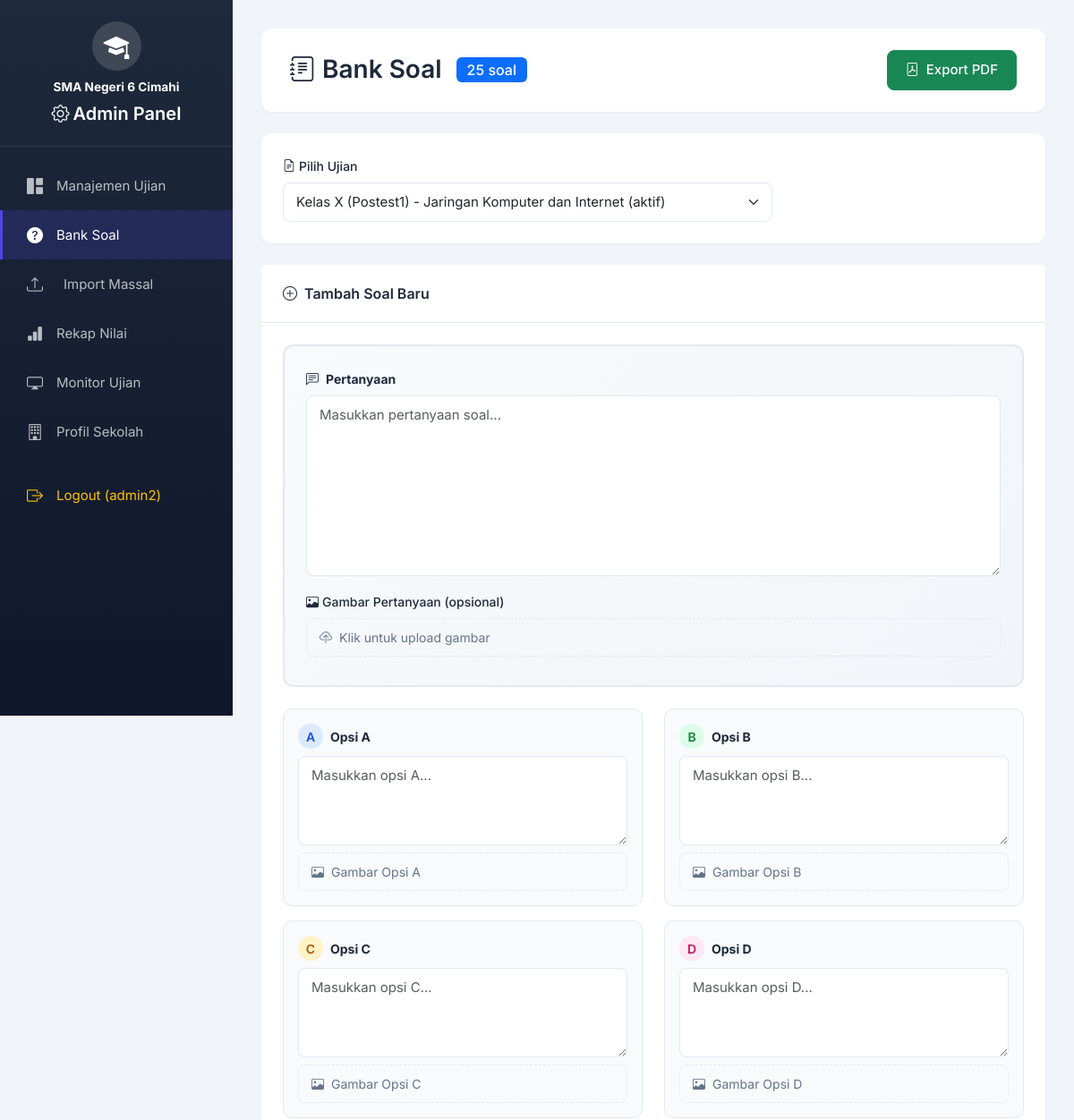
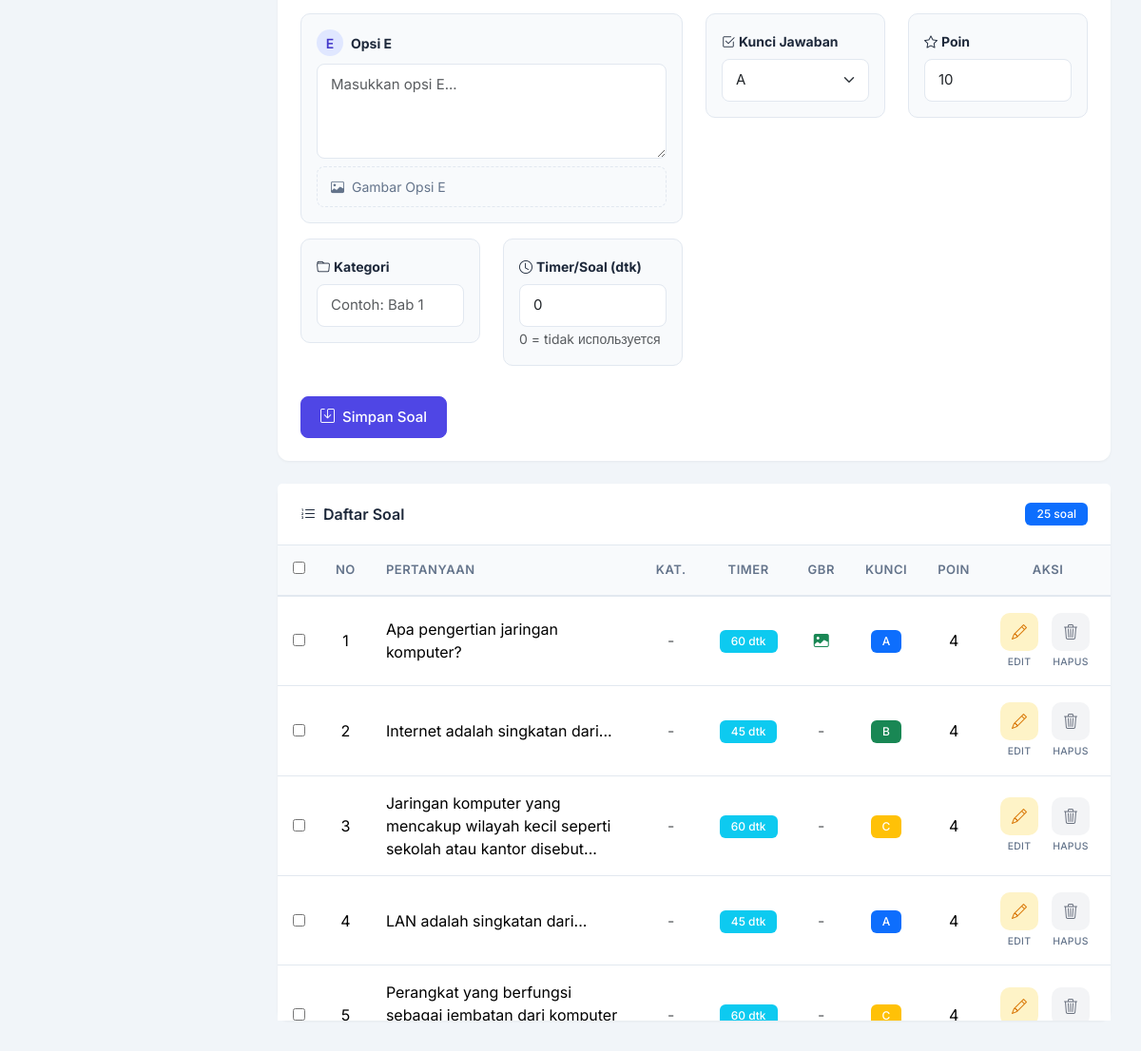
/admin/tambah_soal.php (signed in), run on the app's committed database (2 pictures, top to bottom).
### tables this page shows
CREATE TABLE `konfigurasi_sekolah` (
  `id` int NOT NULL,
  `nama_sekolah` varchar(255) NOT NULL DEFAULT 'SMA Negeri 6 Cimahi',
  `logo` varchar(255) DEFAULT NULL,
  `warna_primer` varchar(20) DEFAULT '#667eea',
  `warna_sekunder` varchar(20) DEFAULT '#764ba2',
  `tampilkan_riwayat` enum('ya','tidak') DEFAULT 'ya',
  `created_at` timestamp NULL DEFAULT CURRENT_TIMESTAMP,
  `updated_at` timestamp NULL DEFAULT CURRENT_TIMESTAMP ON UPDATE CURRENT_TIMESTAMP
);

CREATE TABLE `soal` (
  `id` int NOT NULL,
  `id_ujian` int NOT NULL,
  `pertanyaan` text NOT NULL,
  `gambar_pertanyaan` varchar(255) DEFAULT NULL,
  `opsi_a` varchar(255) NOT NULL,
  `gambar_a` varchar(255) DEFAULT NULL,
  `opsi_b` varchar(255) NOT NULL,
  `gambar_b` varchar(255) DEFAULT NULL,
  `opsi_c` varchar(255) NOT NULL,
  `gambar_c` varchar(255) DEFAULT NULL,
  `opsi_d` varchar(255) NOT NULL,
  `gambar_d` varchar(255) DEFAULT NULL,
  `opsi_e` varchar(255) NOT NULL,
  `gambar_e` varchar(255) DEFAULT NULL,
  `kunci_jawaban` enum('a','b','c','d','e') NOT NULL,
  `poin` int DEFAULT '10',
  `kategori` varchar(100) DEFAULT NULL,
  `timer_soal` int DEFAULT '0',
  `updated_at` timestamp NULL DEFAULT CURRENT_TIMESTAMP ON UPDATE CURRENT_TIMESTAMP
);

### admin/tambah_soal.php (the view, shortened to what the rows shown need)
<?php
require_once '../config/database.php';
require_once '../config/init_sekolah.php';
$sekolah = getKonfigurasiSekolah($conn);
$ujian_list = $conn->query("SELECT id, judul_ujian, status FROM ujian ORDER BY judul_ujian");
$selected_ujian = isset($_GET['ujian']) ? (int)$_GET['ujian'] : ($ujian_list->fetch_assoc()['id'] ?? 0);
$soal_list = [];
if ($selected_ujian > 0) {
    $stmt = $conn->prepare("SELECT * FROM soal WHERE id_ujian = ? ORDER BY id");
    $stmt->bind_param("i", $selected_ujian);
    $stmt->execute();
    $result = $stmt->get_result();
    while ($row = $result->fetch_assoc()) {
        $soal_list[] = $row;
    }
}
$csrf_token = $_SESSION['csrf_token'];
?>
<!DOCTYPE html>
<html lang="id">
<head>
    <link href="../vendor/bootstrap/bootstrap.min.css" rel="stylesheet">
    <link rel="stylesheet" href="../vendor/bootstrap-icons/bootstrap-icons.min.css">
</head>
<body>
    <div class="sidebar">
        <div class="sidebar-brand text-center">
            <div class="school-logo mb-2">
                <?php if ($sekolah['logo'] && file_exists('../uploads/' . $sekolah['logo'])): ?>
                    <img src="../uploads/<?= $sekolah['logo'] ?>" alt="Logo" style="width: 100%; height: 100%; object-fit: contain; border-radius: 50%;">
                <?php else: ?>
                    <i class="bi bi-mortarboard-fill" style="font-size: 1.8rem;"></i>
                <?php endif; ?>
            </div>
            <div class="text-white fw-bold" style="font-size: 0.85rem;"><?= htmlspecialchars($sekolah['nama_sekolah']) ?></div>
            <h5 class="mt-2"><i class="bi bi-gear me-1"></i>Admin Panel</h5>
        </div>
    </div>
    <div class="main-content">
        <?php if ($selected_ujian > 0): ?>
        <div class="card animate-fade-in">
            <div class="card-body scrollable-table">
                <?php if (count($soal_list) > 0): ?>
                <div class="table-responsive">
                    <table class="table table-hover mb-0">
                        <thead>
                            <tr>
                                <th class="text-center" style="width: 40px;"><input type="checkbox" id="selectAll"></th>
                                <th class="text-center" style="width: 50px;">No</th>
                                <th>Pertanyaan</th>
                                <th class="text-center" style="width: 70px;">Kat.</th>
                                <th class="text-center" style="width: 60px;">Timer</th>
                                <th class="text-center" style="width: 60px;">Gbr</th>
                                <th class="text-center" style="width: 60px;">Kunci</th>
                                <th class="text-center" style="width: 50px;">Poin</th>
                                <th class="text-center" style="width: 100px;">Aksi</th>
                            </tr>
                        </thead>
                        <tbody>
                            <?php $no = 1; foreach ($soal_list as $soal): ?>
                            <tr>
                                <td class="text-center"><input type="checkbox" class="soal-checkbox" value="<?= $soal['id'] ?>"></td>
                                <td class="text-center"><?= $no++ ?></td>
                                <td style="white-space: normal; word-wrap: break-word; min-width: 150px;">
                                    <?= nl2br(htmlspecialchars($soal['pertanyaan'])) ?>
                                </td>
                                <td class="text-center">
                                    <?php if (!empty($soal['kategori'])): ?>
                                        <span class="badge bg-secondary"><?= htmlspecialchars($soal['kategori']) ?></span>
                                    <?php else: ?>
                                        <span class="text-muted">-</span>
                                    <?php endif; ?>
                                </td>
                                <td class="text-center">
                                    <?php if (($soal['timer_soal'] ?? 0) > 0): ?>
                                        <span class="badge bg-info"><?= $soal['timer_soal'] ?> dtk</span>
                                    <?php else: ?>
                                        <span class="text-muted">-</span>
                                    <?php endif; ?>
                                </td>
                                <td class="text-center">
                                    <?php if ($soal['gambar_pertanyaan'] || $soal['gambar_a'] || $soal['gambar_b'] || $soal['gambar_c'] || $soal['gambar_d'] || $soal['gambar_e']): ?>
                                        <i class="bi bi-image-fill text-success"></i>
                                    <?php else: ?>
                                        <span class="text-muted">-</span>
                                    <?php endif; ?>
                                </td>
                                <td class="text-center">
                                    <span class="badge bg-<?= $soal['kunci_jawaban'] === 'a' ? 'primary' : ($soal['kunci_jawaban'] === 'b' ? 'success' : ($soal['kunci_jawaban'] === 'c' ? 'warning' : ($soal['kunci_jawaban'] === 'd' ? 'danger' : 'info'))) ?>">
                                        <?= strtoupper($soal['kunci_jawaban']) ?>
                                    </span>
                                </td>
                                <td class="text-center"><?= $soal['poin'] ?></td>
                                <td class="text-center">
                                    <div class="action-buttons">
                                        <a href="?ujian=<?= $selected_ujian ?>&edit=<?= $soal['id'] ?>"
                                           class="action-btn-group"
                                           data-bs-toggle="tooltip"
                                           data-bs-placement="top"
                                           title="Edit">
                                            <span class="action-btn action-btn-edit">
                                                <i class="bi bi-pencil" style="font-size: 1rem;"></i>
                                            </span>
                                            <span class="action-btn-label">Edit</span>
                                        </a>
                                        <button type="button"
                                            class="action-btn-group btn-hapus-soal"
                                            data-id="<?= $soal['id'] ?>"
                                            data-token="<?= $csrf_token ?>"
                                            data-bs-toggle="tooltip"
                                            data-bs-placement="top"
                                            title="Hapus">
                                            <span class="action-btn action-btn-delete">
                                                <i class="bi bi-trash3" style="font-size: 1rem;"></i>
                                            </span>
                                            <span class="action-btn-label">Hapus</span>
                                        </button>
                                    </div>
                                </td>
                            </tr>
                            <?php endforeach; ?>
                        </tbody>
                    </table>
                </div>
                <?php endif; ?>
            </div>
        </div>
        <?php endif; ?>
    </div>
    </body>
</html>

### data on the page
konfigurasi_sekolah: nama_sekolah "SMA Negeri 6 Cimahi"
soal: pertanyaan "Apa pengertian jaringan komputer?", timer_soal "60", kunci_jawaban "A", poin "4"
soal: pertanyaan "Internet adalah singkatan dari...", timer_soal "45", kunci_jawaban "B", poin "4"
soal: pertanyaan "Jaringan komputer yang mencakup wilayah kecil seperti sekolah atau kantor disebut...", timer_soal "60", kunci_jawaban "C", poin "4"
soal: pertanyaan "LAN adalah singkatan dari...", timer_soal "45", kunci_jawaban "A", poin "4"
soal: pertanyaan "Perangkat yang berfungsi sebagai jembatan dari komputer…", timer_soal "60", kunci_jawaban "C", poin "4"

### other printed values
$_SESSION['admin_username'] "admin2"
count($soal_list) "25"
form field ujian "Kelas X (Postest1) - Jaringan Komputer dan Internet (aktif)"
